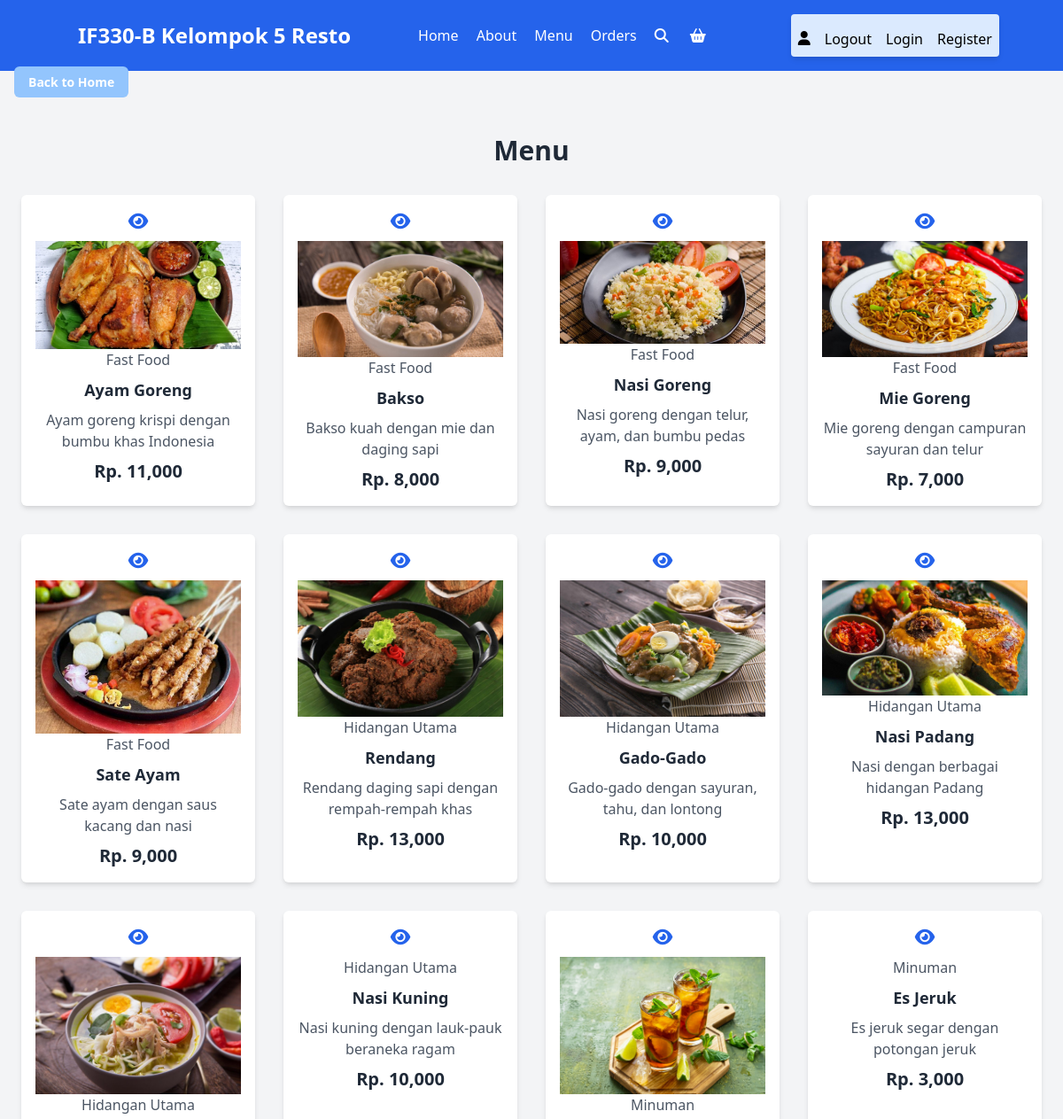
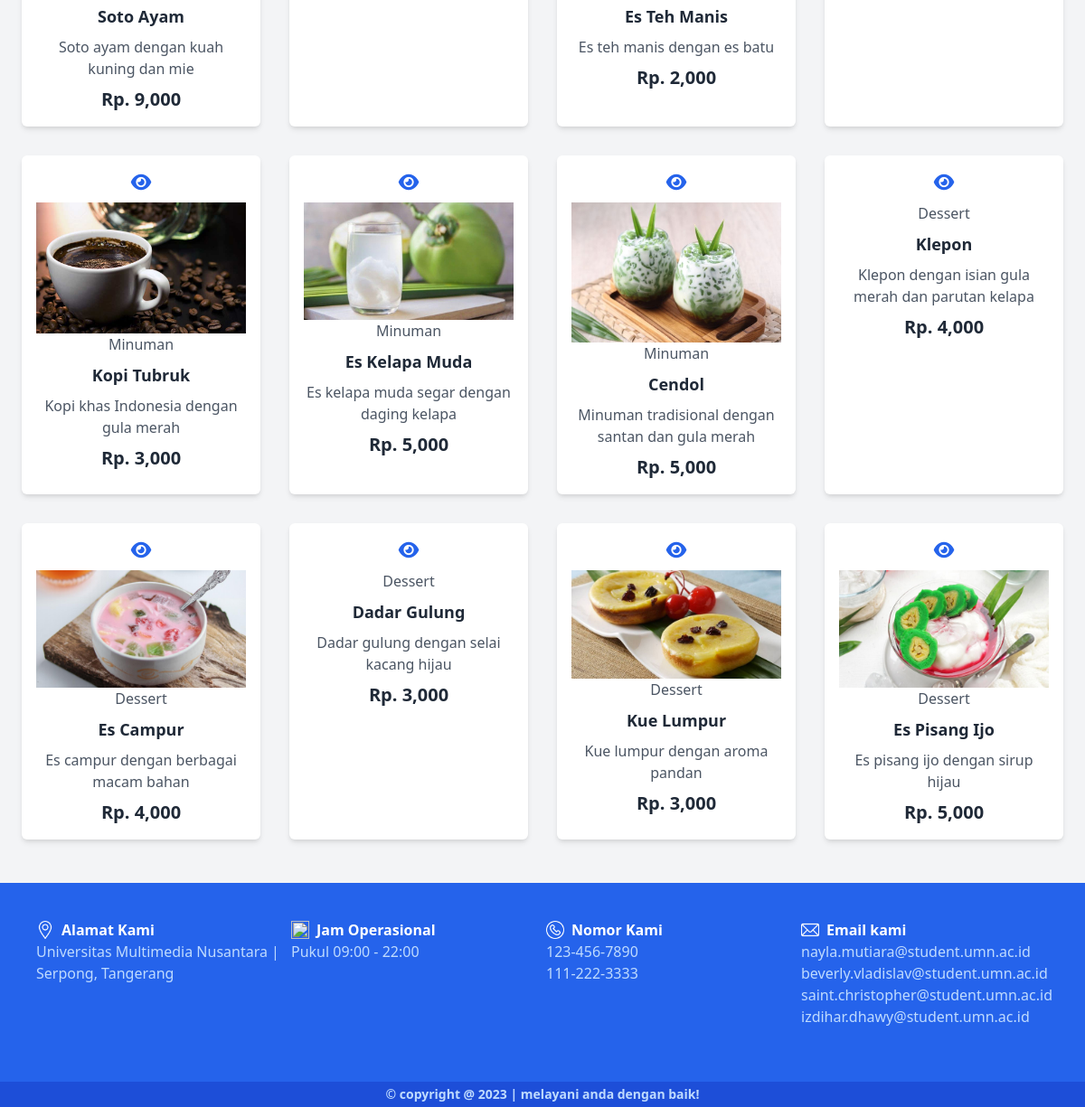
Page /menu.php on the committed database (2 pictures, top to bottom).
### tables this page shows
CREATE TABLE `products` (
  `id` int(100) NOT NULL,
  `name` varchar(100) NOT NULL,
  `category` varchar(100) NOT NULL,
  `deskripsi` varchar(800) NOT NULL,
  `price` int(10) NOT NULL,
  `image` varchar(100) NOT NULL
);

### menu.php (the view, shortened to what this page needs)
<?php
include 'components/connect.php';
?>
<!DOCTYPE html>
<html lang="en">
<head>
    <link rel="stylesheet" href="https://cdnjs.cloudflare.com/ajax/libs/font-awesome/6.1.1/css/all.min.css">
    <link href="https://unpkg.com/tailwindcss@^2.2/dist/tailwind.min.css" rel="stylesheet">
</head>
<body class="bg-gray-100 font-sans">
    <?php include 'components/user_header.php'; ?>
    <?php include 'components/back_to_home.php'; ?>
    <section class="text-center py-12 px-6">
        <h1 class="text-3xl font-bold text-gray-800 mb-8">Menu</h1>
        <div class="grid grid-cols-1 sm:grid-cols-2 md:grid-cols-3 lg:grid-cols-4 gap-8">
            <?php
         $select_products = $conn->prepare("SELECT * FROM `products`");
         $select_products->execute();
         if($select_products->rowCount() > 0){
            while($fetch_products = $select_products->fetch(PDO::FETCH_ASSOC)){
               $product_description = $fetch_products['deskripsi'];
               $formatted_price = number_format($fetch_products['price'], 0, ',', '.') . ',000';
      ?>
            <form action="" method="post" class="bg-white p-4 shadow-md rounded-md">
                <a href="quick_view.php?pid=<?= $fetch_products['id']; ?>" class="text-blue-600 text-xl">
                    <i class="fas fa-eye"></i>
                </a>
                <img src="resto-images/<?= $fetch_products['image']; ?>" alt="" class="mt-2">
                <a href="category.php?category=<?= $fetch_products['category']; ?>" class="text-gray-600">
                    <?= $fetch_products['category']; ?>
                </a>
                <div class="text-lg font-semibold text-gray-800 mt-2"><?= $fetch_products['name']; ?></div>
                <p class="text-gray-600 mt-2"><?= $product_description ?></p>
                <div class="flex items-center justify-center mt-2">
                    <div class="text-xl font-semibold   text-gray-800">
                        Rp. <?= $formatted_price; ?>
                    </div>
                </div>
            </form>
            <?php
            }
         } else {
            echo '<p class="text-2xl text-gray-800">No products added yet!</p>';
         }
      ?>
        </div>
    </section>
    <?php include 'components/footer.php'; ?>
</body>
</html>

### rows in the picture
products: image (picture), category "Fast Food", name "Ayam Goreng", deskripsi "Ayam goreng krispi dengan bumbu khas Indonesia", price "11,000"
products: image (picture), category "Fast Food", name "Bakso", deskripsi "Bakso kuah dengan mie dan daging sapi", price "8,000"
products: image (picture), category "Fast Food", name "Nasi Goreng", deskripsi "Nasi goreng dengan telur, ayam, dan bumbu pedas", price "9,000"
products: image (picture), category "Fast Food", name "Mie Goreng", deskripsi "Mie goreng dengan campuran sayuran dan telur", price "7,000"
products: image (picture), category "Fast Food", name "Sate Ayam", deskripsi "Sate ayam dengan saus kacang dan nasi", price "9,000"
products: image (picture), category "Hidangan Utama", name "Rendang", deskripsi "Rendang daging sapi dengan rempah-rempah khas", price "13,000"
products: image (picture), category "Hidangan Utama", name "Gado-Gado", deskripsi "Gado-gado dengan sayuran, tahu, dan lontong", price "10,000"
products: image (picture), category "Hidangan Utama", name "Nasi Padang", deskripsi "Nasi dengan berbagai hidangan Padang", price "13,000"
products: image (picture), category "Hidangan Utama", name "Soto Ayam", deskripsi "Soto ayam dengan kuah kuning dan mie", price "9,000"
products: category "Hidangan Utama", name "Nasi Kuning", deskripsi "Nasi kuning dengan lauk-pauk beraneka ragam", price "10,000"
products: image (picture), category "Minuman", name "Es Teh Manis", deskripsi "Es teh manis dengan es batu", price "2,000"
products: category "Minuman", name "Es Jeruk", deskripsi "Es jeruk segar dengan potongan jeruk", price "3,000"
products: image (picture), category "Minuman", name "Kopi Tubruk", deskripsi "Kopi khas Indonesia dengan gula merah", price "3,000"
products: image (picture), category "Minuman", name "Es Kelapa Muda", deskripsi "Es kelapa muda segar dengan daging kelapa", price "5,000"
products: image (picture), category "Minuman", name "Cendol", deskripsi "Minuman tradisional dengan santan dan gula merah", price "5,000"
products: category "Dessert", name "Klepon", deskripsi "Klepon dengan isian gula merah dan parutan kelapa", price "4,000"
products: image (picture), category "Dessert", name "Es Campur", deskripsi "Es campur dengan berbagai macam bahan", price "4,000"
products: category "Dessert", name "Dadar Gulung", deskripsi "Dadar gulung dengan selai kacang hijau", price "3,000"
products: image (picture), category "Dessert", name "Kue Lumpur", deskripsi "Kue lumpur dengan aroma pandan", price "3,000"
products: image (picture), category "Dessert", name "Es Pisang Ijo", deskripsi "Es pisang ijo dengan sirup hijau", price "5,000"
